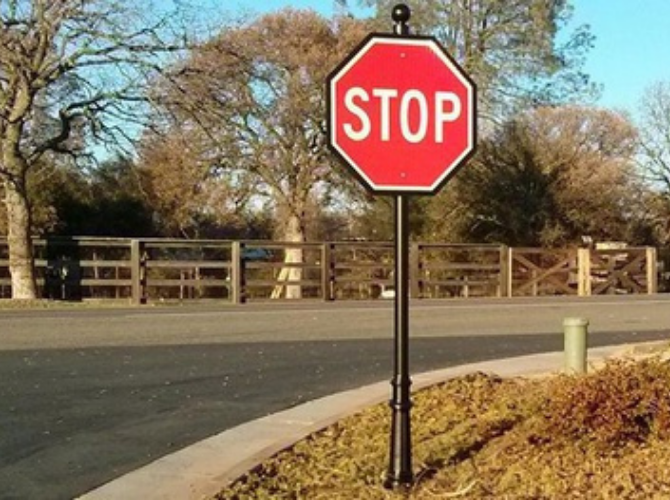
#> input picture catkin_ws/src/mobile_robot/src/utils/example.png, 670 x 500 px; its folder holds only this picture in this run
$ python utils.py   (older library calls are emulated)
#> lines starting #> are read from the running program, lines starting #| are printed output that depends on the picture; after the words box and inside, x2 and y2 are one past the last pixel; in counts of white or black regions, pixels touching at a corner belong together
#> further down, image is the input picture: shape (500, 670, 3); mean B, G, R 91.5, 114.5, 132.5
### catkin_ws/src/mobile_robot/src/utils/classification.py
import cv2
import numpy as np
from matplotlib import pyplot as plt
from os import listdir
# local modules
from common import clock, mosaic

#Parameter
SIZE = 32
CLASS_NUMBER = 4

# [15 lines left out: function load_traffic_dataset, not called in this run]


def deskew(img):
    m = cv2.moments(img)
    if abs(m['mu02']) < 1e-2:
        return img.copy()
    skew = m['mu11']/m['mu02']
    M = np.float32([[1, skew, -0.5*SIZE*skew], [0, 1, 0]])
    img = cv2.warpAffine(img, M, (SIZE, SIZE), flags=cv2.WARP_INVERSE_MAP | cv2.INTER_LINEAR)
    return img

class StatModel(object):
    def load(self, fn):
        self.model.load(fn)  # Known bug: https://github.com/opencv/opencv/issues/4969
    def save(self, fn):
        self.model.save(fn)

class SVM(StatModel):
    # [6 lines left out: function __init__, not called in this run]

    def train(self, samples, responses):
        self.model.train(samples, cv2.ml.ROW_SAMPLE, responses)

    def predict(self, samples):

        return self.model.predict(samples)[1].ravel()


# [20 lines left out: function evaluate_model, not called in this run]

def preprocess_simple(data):
    return np.float32(data).reshape(-1, SIZE*SIZE) / 255.0


def get_hog() :
    winSize = (20,20)
    blockSize = (10,10)
    blockStride = (5,5)
    cellSize = (10,10)
    nbins = 9
    derivAperture = 1
    winSigma = -1.
    histogramNormType = 0
    L2HysThreshold = 0.2
    gammaCorrection = 1
    nlevels = 64
    signedGradient = True

    hog = cv2.HOGDescriptor(winSize,blockSize,blockStride,cellSize,nbins,derivAperture,winSigma,histogramNormType,L2HysThreshold,gammaCorrection,nlevels, signedGradient)

    return hog
    affine_flags = cv2.WARP_INVERSE_MAP|cv2.INTER_LINEAR


# [39 lines left out: function training, not called in this run]

def getLabel(model, data):
    gray = cv2.cvtColor(data, cv2.COLOR_BGR2GRAY)
    img = [cv2.resize(gray,(SIZE,SIZE))]
    #print(np.array(img).shape)
    img_deskewed = list(map(deskew, img))
    hog = get_hog()
    hog_descriptors = np.array([hog.compute(img_deskewed[0])])
    hog_descriptors = np.reshape(hog_descriptors, [-1, hog_descriptors.shape[1]])
    return int(model.predict(hog_descriptors)[0])

### catkin_ws/src/mobile_robot/src/utils/utils.py
import cv2
import numpy as np
# import matplotlib.pyplot as plt
from math import sqrt
from skimage.feature import blob_dog, blob_log, blob_doh
import imutils
import argparse
import os
import math

from classification import training, getLabel
from classification import SVM

# SIGNS = ["ERROR",
#         "STOP",
#         "TURN LEFT",
#         "TURN RIGHT",
#         "DO NOT TURN LEFT",
#         "DO NOT TURN RIGHT",
#         "ONE WAY",
#         "SPEED LIMIT",
#         "OTHER"]

SIGNS = ["STOP",
        "TURN LEFT",
        "TURN RIGHT",
        "ONE WAY"]

# Clean all previous file
# [5 lines left out: function clean_images, not called in this run]


### Preprocess image
def constrastLimit(image):
    img_hist_equalized = cv2.cvtColor(image, cv2.COLOR_BGR2YCrCb)
#> img_hist_equalized: shape (480, 640, 3); mean of channels 0, 1, 2 117.1, 138.9, 113.5
    channels = cv2.split(img_hist_equalized)
    channels = list(channels)  # Explicitly convert to list if necessary
#> channels = 3 items
    channels[0] = cv2.equalizeHist(channels[0])
    img_hist_equalized = cv2.merge(channels)
#> img_hist_equalized: shape (480, 640, 3); mean of channels 0, 1, 2 128.3, 138.9, 113.5
    img_hist_equalized = cv2.cvtColor(img_hist_equalized, cv2.COLOR_YCrCb2BGR)
    return img_hist_equalized


def LaplacianOfGaussian(image):
    LoG_image = cv2.GaussianBlur(image, (3,3), 0)           # paramter
    gray = cv2.cvtColor( LoG_image, cv2.COLOR_BGR2GRAY)
    LoG_image = cv2.Laplacian( gray, cv2.CV_8U,3,3,2)       # parameter
#> LoG_image: shape (480, 640)
    LoG_image = cv2.convertScaleAbs(LoG_image)
    return LoG_image

def binarization(image):
    thresh = cv2.threshold(image,32,255,cv2.THRESH_BINARY)[1]
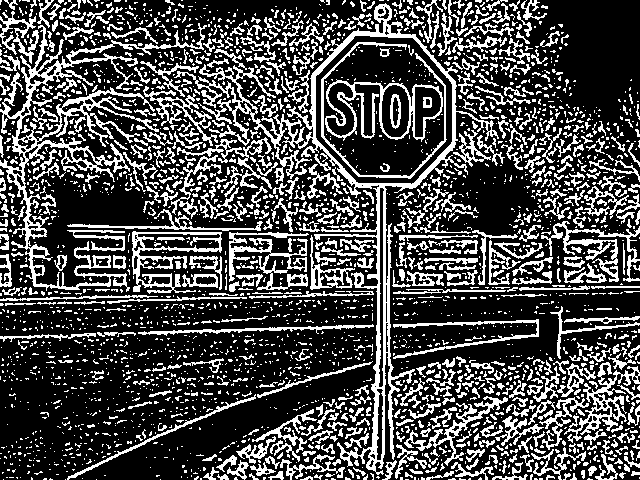
#> thresh: shape (480, 640); 28.8% white in thin lines or dots
    #thresh = cv2.adaptiveThreshold(image,255,cv2.ADAPTIVE_THRESH_GAUSSIAN_C, cv2.THRESH_BINARY,11,2)
    return thresh

def preprocess_image(image):
    image = constrastLimit(image)
    image = LaplacianOfGaussian(image)
    image = binarization(image)
    return image

# Find Signs
def removeSmallComponents(image, threshold):
    #find all your connected components (white blobs in your image)
#> called with threshold = 300
    nb_components, output, stats, centroids = cv2.connectedComponentsWithStats(image, connectivity=8)
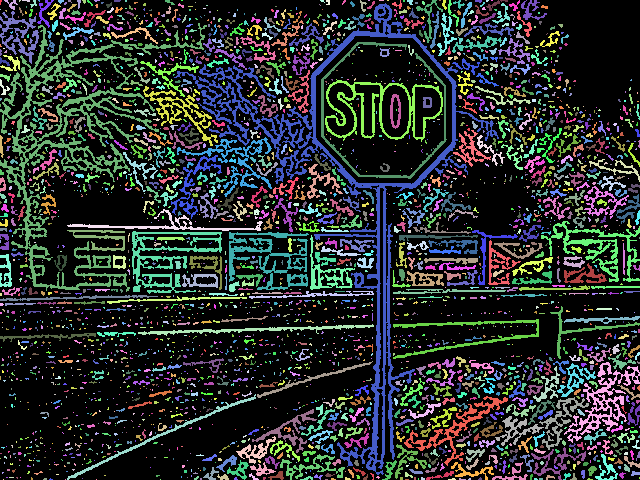
#> output: shape (480, 640) int32; 2914 distinct labels, from 0 to 2913; one colour per label, 0 black
#> nb_components = 2914; stats = 2914 rows, first 6: [0, 0, 640, 480, 218879], [0, 0, 2, 5, 7], [4, 0, 14, 10, 52], [19, 0, 2, 2, 3], [22, 0, 8, 2, 11], [30, 0, 7, 8, 25]; centroids = 2914 pairs, first value 0 to 639, second value 0 to 479
    sizes = stats[1:, -1]; nb_components = nb_components - 1
#> after `sizes = stats[1:, -1]`: sizes = 2913 values, max 9393 at index 50, min 1 at index 49, mean 30.32
#> after `nb_components = nb_components - 1`: nb_components = 2913

    img2 = np.zeros((output.shape),dtype = np.uint8)
    #for every component in the image, you keep it only if it's above threshold
    for i in range(0, nb_components):
        if sizes[i] >= threshold:
            img2[output == i + 1] = 255
#> img2: shape (480, 640); 12.7% white; 35 white regions, largest, box (x1, y1, x2, y2) and area: (174, 3, 499, 475) 9393, (0, 23, 207, 292) 7288, (325, 79, 443, 142) 1655
    return img2

def findContour(image):
    #find contours in the thresholded image
    cnts = cv2.findContours(image, cv2.RETR_EXTERNAL, cv2.CHAIN_APPROX_NONE    )

    cnts = cnts[0] if imutils.is_cv2() else cnts[1]
    print(cnts)
    return cnts

def contourIsSign(perimeter, centroid, threshold):
    #  perimeter, centroid, threshold
    # # Compute signature of contour
    result=[]
    for p in perimeter:
        p = p[0]
        distance = sqrt((p[0] - centroid[0])**2 + (p[1] - centroid[1])**2)
        result.append(distance)
    max_value = max(result)
    signature = [float(dist) / max_value for dist in result ]
    # Check signature of contour.
    temp = sum((1 - s) for s in signature)
    temp = temp / len(signature)
    if temp < threshold: # is  the sign
        return True, max_value + 2
    else:                 # is not the sign
        return False, max_value + 2

#crop sign
# [9 lines left out: function cropContour, not called in this run]

def cropSign(image, coordinate):
    width = image.shape[1]
    height = image.shape[0]
    top = max([int(coordinate[0][1]), 0])
    bottom = min([int(coordinate[1][1]), height-1])
    left = max([int(coordinate[0][0]), 0])
    right = min([int(coordinate[1][0]), width-1])
    #print(top,left,bottom,right)
    return image[top:bottom,left:right]


def findLargestSign(image, contours, threshold, distance_theshold):
    max_distance = 0
    coordinate = None
    sign = None
    for c in contours:
        print("Contour shape:", c.shape)
        print("Contour type:", type(c))
        c = c.reshape(-1, 1, 2)
        c = np.array(c, dtype=np.int32)

        M = cv2.moments(c)
        if M["m00"] == 0:
            continue
        cX = int(M["m10"] / M["m00"])
        cY = int(M["m01"] / M["m00"])
        is_sign, distance = contourIsSign(c, [cX, cY], 1-threshold)
        if is_sign and distance > max_distance and distance > distance_theshold:
            max_distance = distance
            coordinate = np.reshape(c, [-1,2])
            left, top = np.amin(coordinate, axis=0)
            right, bottom = np.amax(coordinate, axis = 0)
            coordinate = [(left-2,top-2),(right+3,bottom+1)]
            sign = cropSign(image,coordinate)
    return sign, coordinate


# [62 lines left out: functions findSigns, remove_line, not called in this run]

def remove_other_color(img):
    frame = cv2.GaussianBlur(img, (3,3), 0)
    hsv = cv2.cvtColor(frame, cv2.COLOR_BGR2HSV)
#> hsv: shape (480, 640, 3); mean H, S, V 33.3, 100.6, 139
    # define range of blue color in HSV
    lower_blue = np.array([100,128,0])
    upper_blue = np.array([215,255,255])
    # Threshold the HSV image to get only blue colors
    mask_blue = cv2.inRange(hsv, lower_blue, upper_blue)
#> mask_blue: shape (480, 640); 2.6% white; 18 white regions (9 under 20 px), largest, box (x1, y1, x2, y2) and area: (324, 44, 446, 177) 7455, (390, 96, 401, 128) 212, (321, 81, 333, 107) 183

    lower_white = np.array([0,0,128], dtype=np.uint8)
    upper_white = np.array([255,255,255], dtype=np.uint8)
    # Threshold the HSV image to get only blue colors
    mask_white = cv2.inRange(hsv, lower_white, upper_white)
#> mask_white: shape (480, 640); 57.6% white; 436 black regions (312 under 20 px), largest, box (x1, y1, x2, y2) and area: (0, 0, 640, 480) 112304, (144, 38, 260, 146) 3564, (572, 379, 632, 433) 1347

    lower_black = np.array([0,0,0], dtype=np.uint8)
    upper_black = np.array([170,150,50], dtype=np.uint8)

    mask_black = cv2.inRange(hsv, lower_black, upper_black)
#> mask_black: shape (480, 640); 3.1% white; 165 white regions (129 under 20 px), largest, box (x1, y1, x2, y2) and area: (36, 179, 160, 288) 4411, (465, 161, 528, 231) 2246, (33, 109, 73, 151) 388

    mask_1 = cv2.bitwise_or(mask_blue, mask_white)
#> mask_1: shape (480, 640); 57.6% white; 436 black regions (312 under 20 px), largest, box (x1, y1, x2, y2) and area: (0, 0, 640, 480) 112209, (144, 38, 260, 146) 3564, (572, 379, 632, 433) 1330
    mask = cv2.bitwise_or(mask_1, mask_black)
#> mask: shape (480, 640); 60.7% white; 492 black regions (364 under 20 px), largest, box (x1, y1, x2, y2) and area: (0, 0, 640, 480) 102409, (144, 38, 260, 146) 3562, (572, 379, 632, 433) 1330
    # Bitwise-AND mask and original image
    #res = cv2.bitwise_and(frame,frame, mask= mask)
    return mask


def draw_picture(image, coordinate, sign_type, text):
    # Check if there's a detected coordinate and sign type
    if coordinate is not None: #and sign_type > 0:
        # Draw rectangle and text on the image
        cv2.rectangle(image, coordinate[0], coordinate[1], (0, 255, 0), 1)
        font = cv2.FONT_HERSHEY_PLAIN
        cv2.putText(image, text, (coordinate[0][0], coordinate[0][1] - 15), font, 1, (0, 0, 255), 2)

    return image

# Replace the following with your actual localization function implementation
def localization(image, min_size_components, similitary_contour_with_circle, model):
    original_image = image.copy()
    binary_image = preprocess_image(image)

    binary_image = removeSmallComponents(binary_image, min_size_components)

    binary_image = cv2.bitwise_and(binary_image,binary_image, mask=remove_other_color(image))
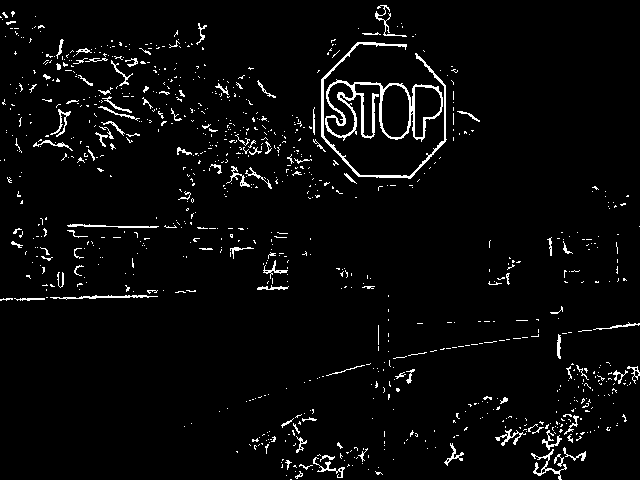
#> binary_image: shape (480, 640); 3.6% white in thin lines or dots

    #binary_image = remove_line(binary_image)

    # cv2.imshow('BINARY IMAGE', binary_image)
    contours = findContour(binary_image)
#> in findContour, `cnts = cv2.findContours(image, cv2.RETR_EXTERNAL, cv2.CHAIN_APPROX_NON..`: cnts = 906 contours, 862 with area under 20; largest, box (x1, y1, x2, y2) and area: (325, 79, 443, 142) 4132, (321, 42, 447, 179) 691, (531, 449, 567, 480) 129, (50, 295, 158, 300) 107, (67, 224, 159, 228) 83
#> (printed output is left out)
#> contours has the same summary as cnts in findContour
    #signs, coordinates = findSigns(image, contours, similitary_contour_with_circle, 15)
    sign, coordinate = findLargestSign(original_image, contours, similitary_contour_with_circle, 15)
#> the loop in findLargestSign, `for c in contours:` made 906 passes
#> (cX, cY, is_sign, distance, max_distance) on pass 871: (377, 112, True, 76.09, 76.09)
#> c on passes 1, 2, 5, 6, 7, 8: [[290, 479], [291, 479]], [[286, 475]], [[295, 471]], [[368, 469]], [[312, 469]], [[378, 467]]
#> after the loop in findLargestSign, `for c in contours:`:
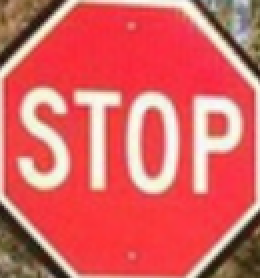
#> sign: shape (139, 130, 3) (shown 2 times larger); mean B, G, R 97.3, 98.4, 219.2
#> after the loop in findLargestSign, `for c in contours:`: bottom = 178; left = 321; max_distance = 76.09; right = 446; top = 42
#> coordinate = [(319, 40), (449, 179)]

    text = ""
    sign_type = -1
    i = 0

    if sign is not None:
        sign_type = getLabel(model, sign)
#> in getLabel, `gray = cv2.cvtColor(data, cv2.COLOR_BGR2GRAY)`:
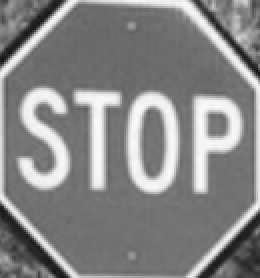
#> gray: shape (139, 130) (shown 2 times larger); min 20, max 251, mean 134.4
#> in deskew, `m = cv2.moments(img)`: m = moments, m00 137475, centre m10/m00, m01/m00 = (15.66, 15.2)
#> in deskew, `skew = m['mu11']/m['mu02']`: skew = -0.0257
#> in deskew, `M = np.float32([[1, skew, -0.5*SIZE*skew], [0, 1, 0]])`: M = [[1, -0.0257, 0.411], [0, 1, 0]]
#> in deskew, `img = cv2.warpAffine(img, M, (SIZE, SIZE), flags=cv2.WARP_INVERSE_MAP ..`:
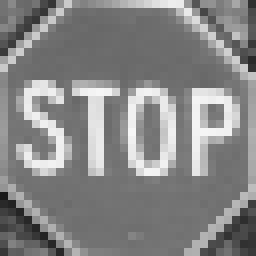
#> img: shape (32, 32) (shown 8 times larger); min 25, max 246, mean 133.6
#> in getLabel, `img_deskewed = list(map(deskew, img))`: img_deskewed = 1 item
#> sign_type = 0
        sign_type = sign_type if sign_type <= 8 else 8
        text = SIGNS[sign_type]
#> text = 'STOP'

        cv2.rectangle(original_image, coordinate[0],coordinate[1], (0, 255, 0), 1)
        font = cv2.FONT_HERSHEY_PLAIN
        cv2.putText(original_image,text,(coordinate[0][0], coordinate[0][1] -15), font, 1,(0,0,255),2,cv2.LINE_4)
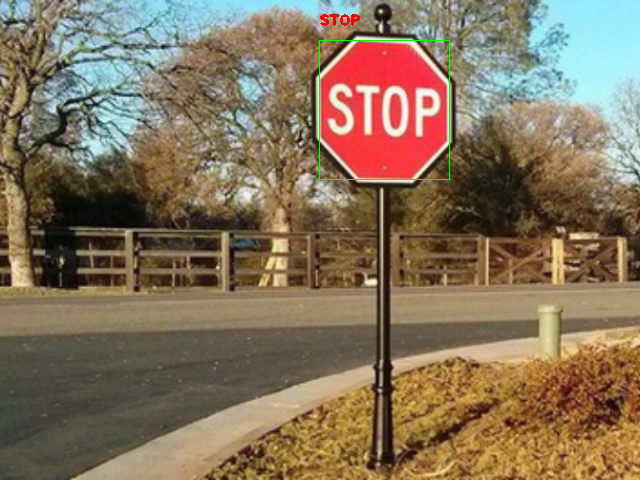
#> original_image: shape (480, 640, 3); mean B, G, R 91, 114.4, 132.1

    return coordinate, original_image, sign_type, text

def localization_and_draw(image, min_size_components, similitary_contour_with_circle, model):
    # Assume localization function returns the needed parameters
    coordinate, image, sign_type, text = localization(image, min_size_components, similitary_contour_with_circle, model)
#> coordinate = [(319, 40), (449, 179)]; sign_type = 0; text = 'STOP'

    print("coordinate: ", coordinate)
    print("sign_type: ", sign_type)
    print("text: ", text)

    # Call draw_picture with the obtained parameters
    image = draw_picture(image, coordinate, sign_type, text)

    return image

# Example usage
if __name__ == '__main__':
    # Load model and other necessary setups
    # model = SVM()
    # model.load("data_svm.dat")
    # model = training()
    model = cv2.ml.SVM_load("data_svm.dat")

    # Example image processing
    image = cv2.imread('example.png')
    image = cv2.resize(image, (640,480))
    processed_image = localization_and_draw(image, 300, 0.65, model)
    # cv2.imshow('Processed Image', processed_image)
    # cv2.waitKey(0)
    # cv2.destroyAllWindows()
    cv2.imwrite('result.png', processed_image)
